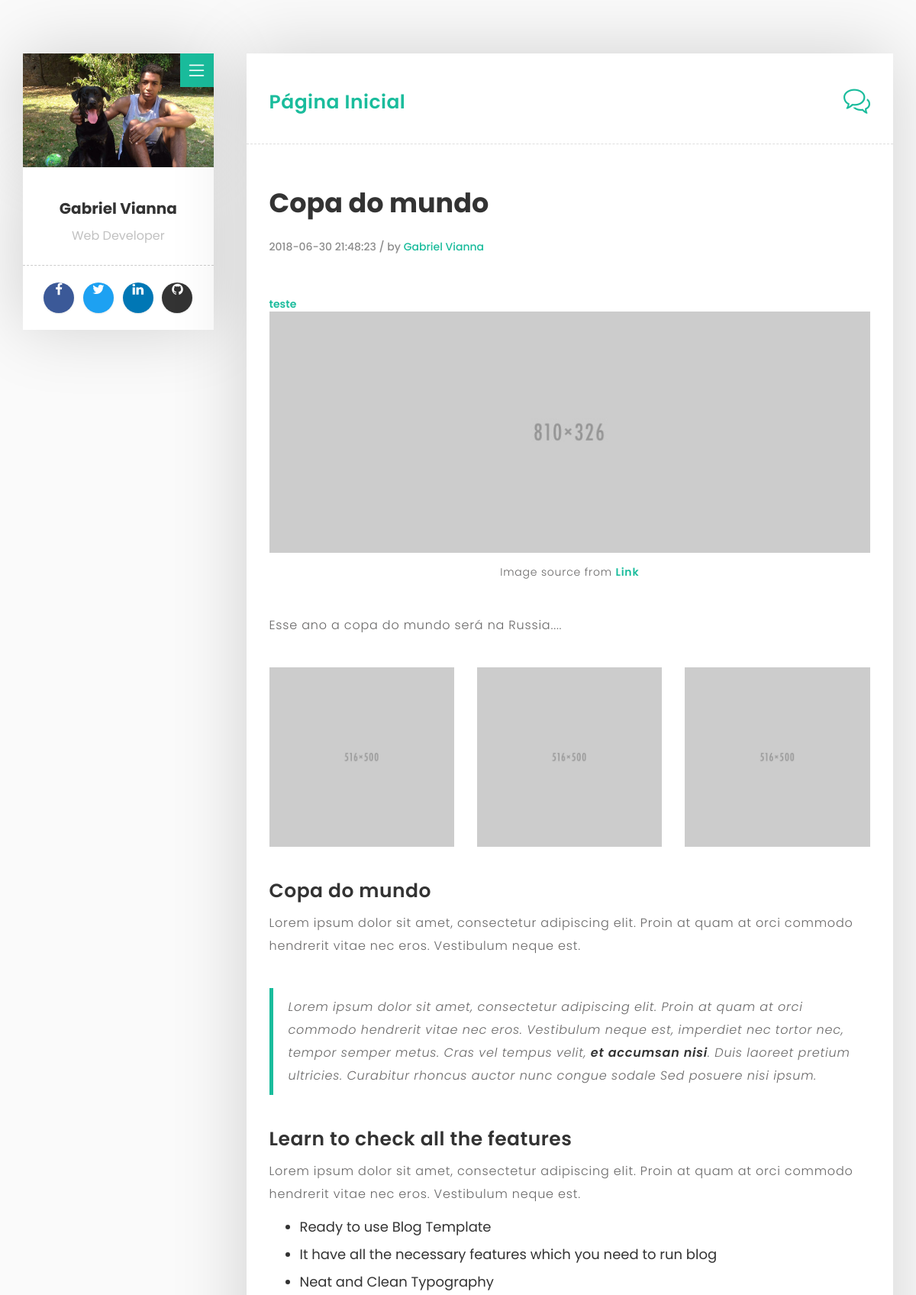
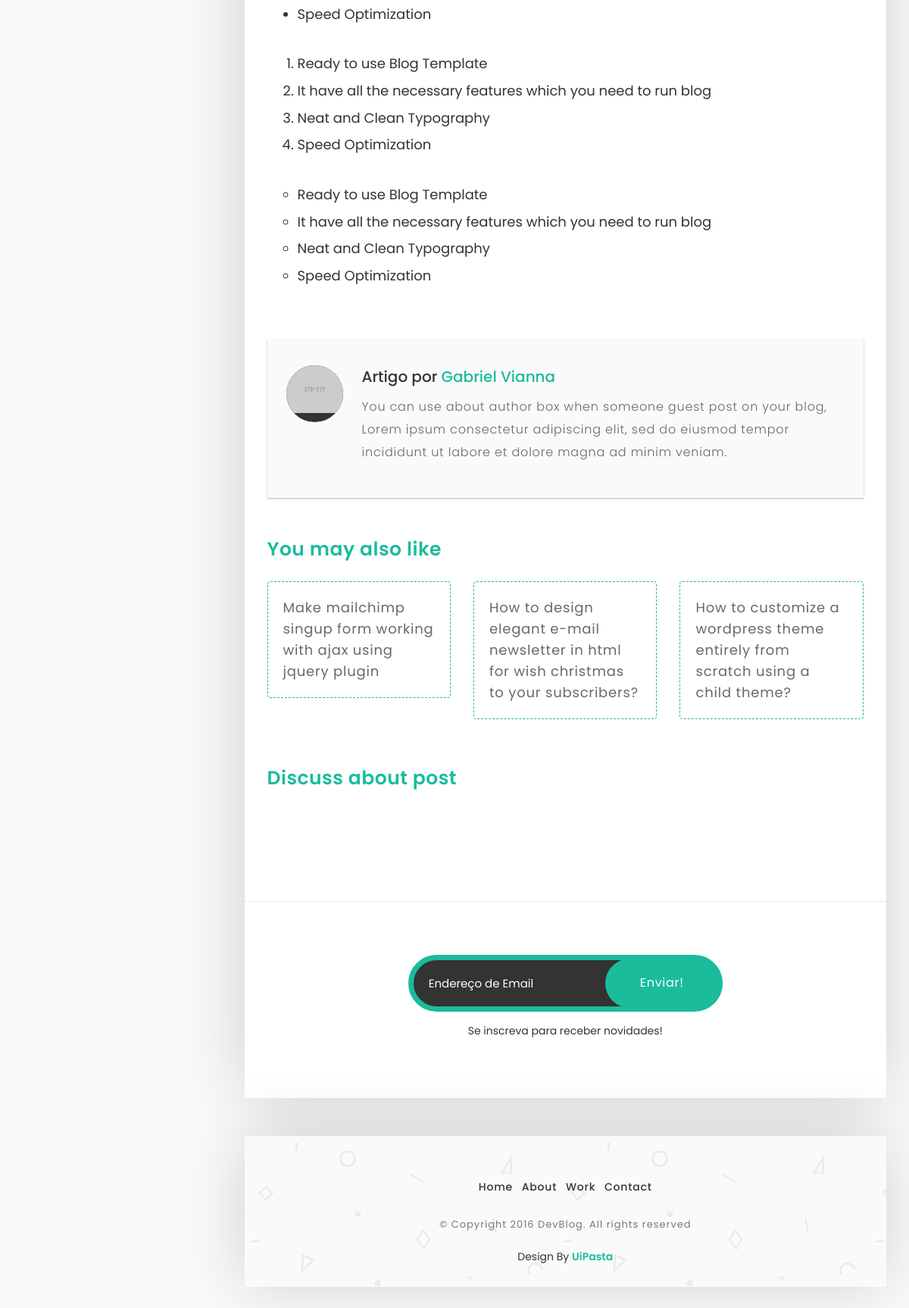
The app's page /blog/copa-do-mundo with its own data (2 pictures, top to bottom).
### blog_sample/models.py (models this page shows, shortened)
class Article(db.Model):
    id = db.Column(db.Integer, primary_key=True)
    title = db.Column(db.String(50), nullable=False)
    text = db.Column(db.Text, nullable=False)
    abstract = db.Column(db.String(50), nullable=False)
    cover = db.Column(db.String(50), nullable=False)
    published_date = db.Column(db.DateTime, nullable=False, default=datetime.utcnow)
    last_modified = db.Column(db.DateTime, nullable=False, default=datetime.utcnow)
    published = db.Column(db.Boolean, nullable=False)
    slug = db.Column(db.String(50), nullable=False)
    category_id = db.Column(db.Integer, db.ForeignKey('category.id'),
        nullable=False)
    category = db.relationship('Category',
        backref=db.backref('articles', lazy=True))
    author_id = db.Column(db.Integer, db.ForeignKey('author.id'),
        nullable=False)
    author =db.relationship('Author', backref=db.backref('authors',lazy=True))

class Author(db.Model):
    id = db.Column(db.Integer, primary_key=True)
    email = db.Column(db.String(80), unique=True, nullable=False)
    name = db.Column(db.String(50), unique=True, nullable=False)
    website = db.Column(db.String(30), unique=True, nullable=False)
    photo = db.Column(db.String(120), unique=False, nullable=False)
    bio = db.Column(db.String(300), unique=False, nullable=False)
    def __repr__(self):
        return self.name

### blog_sample/views.py (the view)
@flaskapp.route("/blog/<slug>")
def article_details(slug):
    artigos = Article.query.all()
    for i in range(len(artigos)):
        if slug == artigos[i].slug:
            artigo_detalhe = artigos[i]
            return render_template('article_details.html', artigo = artigo_detalhe)
    return redirect('/404')

### blog_sample/templates/article_details.html (shortened to what this page needs)
﻿<!DOCTYPE html>
<html lang="en">
  <head>
    <link rel="stylesheet" type="text/css" href="{{url_for('static', filename='css/plugin.css')}}">
    <link rel="stylesheet" type="text/css" href="{{url_for('static', filename='css/style.css')}}">
    <link rel="stylesheet" type="text/css" href="{{url_for('static', filename='css/syntax/shCore.css')}}">
    <link rel="stylesheet" type="text/css" href="{{url_for('static', filename='css/syntax/shThemeDefault.css')}}">
  </head>
 <body>
    <div id="main">
        <div class="container">
            <div class="row">
                 <div class="col-md-3">
                   <div class="about-fixed">
                     <div class="my-pic">
                        <img src="{{url_for('static', filename='images/pic/luke.jpeg')}}" alt="">
                        <a href="javascript:void(0)" class="collapsed" data-target="#menu" data-toggle="collapse"><i class="icon-menu menu"></i></a>
                        </div>
                        <div class="my-detail">
                          <div class="white-spacing">
                              <h1>Gabriel Vianna</h1>
                              <span>Web Developer</span>
                          </div>
                         <ul class="social-icon">
                           <li><a href="https://www.facebook.com/gabriel.andradevianna" target="_blank" class="facebook"><i class="fa fa-facebook"></i></a></li>
                           <li><a href="https://twitter.com/ErvilhaVianna" target="_blank" class="twitter"><i class="fa fa-twitter"></i></a></li>
                           <li><a href="https://www.linkedin.com/in/gabriel-andrade-vianna/" target="_blank" class="linkedin"><i class="fa fa-linkedin"></i></a></li>
                           <li><a href="https://github.com/Gabriel-Vianna" target="_blank" class="github"><i class="fa fa-github"></i></a></li>
                          </ul>
                      </div>
                  </div>
                </div>
                 <div class="col-md-9">
                    <div class="col-md-12 page-body">
                    	<div class="row">
                            <div class="sub-title">
                           		<a href="{{url_for('index')}}" title="Go to Home Page"><h2>Página Inicial</h2></a>
                                <a href="#comment" class="smoth-scroll"><i class="icon-bubbles"></i></a>
                             </div>
                            <div class="col-md-12 content-page">
                              <div class="col-md-12 blog-post">
                                <div class="post-title">
                                    <h1>{{artigo.title}}</h1>
                                   </div>
                                <div class="post-info">
                                    <span>{{artigo.published_date}} / by <a href="#" target="_blank">{{artigo.author}}</a></span>
                                   </div>
                                    <div class="post-image margin-top-40 margin-bottom-40">
                                      <a href="{{url_for('uploads', filename='thanos.jpg')}}">teste</a>
                                      <img src="{{url_for('static', filename='images/blog/'+artigo.cover)}}" alt="">
                                      <p>Image source from <a href="#" target="_blank">Link</a></p>
                                    </div>
                                    <p>{{artigo.text}}</p>
                                  <div class="row margin-top-40 margin-bottom-40">
                                    <div class="col-md-4 col-sm-6 col-xs-12">
                                      <a href="{{url_for('static', filename='images/blog/7.jpg')}}" class="image-popup" title="image Title">
                                      <img src="{{url_for('static', filename='images/blog/7.jpg')}}" class="img-responsive" alt="">
                                     </a>
                                    </div>
                                    <div class="col-md-4 col-sm-6 col-xs-12">
                                      <a href="{{url_for('static', filename='images/blog/5.jpg')}}" class="image-popup" title="image Title">
                                      <img src="{{url_for('static', filename='images/blog/5.jpg')}}" class="img-responsive" alt="">
                                     </a>
                                    </div>
                                   <div class="col-md-4 col-sm-6 col-xs-12">
                                     <a href="{{url_for('static', filename='images/blog/6.jpg')}}" class="image-popup" title="image Title">
                                     <img src="{{url_for('static', filename='images/blog/6.jpg')}}" class="img-responsive" alt="">
                                    </a>
                                   </div>
                                 </div>
                                  <div class="post-title">
                                    <h2>{{artigo.title}}</h2>
                                   </div>
                                   <p>Lorem ipsum dolor sit amet, consectetur adipiscing elit. Proin at quam at orci commodo hendrerit vitae nec eros. Vestibulum neque est.</p>
                                  <blockquote class="margin-top-40 margin-bottom-40">
                                    <p>Lorem ipsum dolor sit amet, consectetur adipiscing elit. Proin at quam at orci commodo hendrerit vitae nec eros. Vestibulum neque est, imperdiet nec tortor nec, tempor semper metus. Cras vel tempus velit, <b>et accumsan nisi</b>. Duis laoreet pretium ultricies. Curabitur rhoncus auctor nunc congue sodale Sed posuere nisi ipsum.</p>
                                   </blockquote>
                                  <div class="post-title">
                                    <h2>Learn to check all the features</h2>
                                   </div>
                                   <p>Lorem ipsum dolor sit amet, consectetur adipiscing elit. Proin at quam at orci commodo hendrerit vitae nec eros. Vestibulum neque est.</p>
                                  <div class="list">
                                   <ul>
                                     <li>Ready to use Blog Template</li>
                                     <li>It have all the necessary features which you need to run blog</li>
                                     <li>Neat and Clean Typography</li>
                                     <li>Speed Optimization</li>
                                    </ul>
                                   </div>
                                  <div class="list list-style margin-top-40">
                                   <ul>
                                     <li>Ready to use Blog Template</li>
                                     <li>It have all the necessary features which you need to run blog</li>
                                     <li>Neat and Clean Typography</li>
                                     <li>Speed Optimization</li>
                                    </ul>
                                   </div>
                                  <div class="list list-style-2 margin-top-40">
                                   <ul>
                                     <li>Ready to use Blog Template</li>
                                     <li>It have all the necessary features which you need to run blog</li>
                                     <li>Neat and Clean Typography</li>
                                     <li>Speed Optimization</li>
                                    </ul>
                                   </div>
                                  <div class="about-author margin-top-70 margin-bottom-50">
                                    <div class="picture">
                                      <img src="{{url_for('static', filename='images/blog/author.png')}}" class="img-responsive" alt="">
                                     </div>
                                    <div class="c-padding">
                                       <h3>Artigo por <a href="#" target="_blank" data-toggle="tooltip" data-placement="top" title="Visitar Website">{{artigo.author}}</a></h3>
                                       <p>You can use about author box when someone guest post on your blog, Lorem ipsum consectetur adipiscing elit, sed do eiusmod tempor incididunt ut labore et dolore magna ad minim veniam.</p>
                                      </div>
                                    </div>
                                  <div class="you-may-also-like margin-top-50 margin-bottom-50">
                                    <h3>You may also like</h3>
                                     <div class="row">
                                    <div class="col-md-4 col-sm-6 col-xs-12">
                                      <a href="single.html"><p>Make mailchimp singup form working with ajax using jquery plugin</p></a>
                                     </div>
                                    <div class="col-md-4 col-sm-6 col-xs-12">
                                      <a href="single.html"><p>How to design elegant e-mail newsletter in html for wish christmas to your subscribers?</p></a>
                                     </div>
                                    <div class="col-md-4 col-sm-6 col-xs-12">
                                      <a href="single.html"><p>How to customize a wordpress theme entirely from scratch using a child theme?</p></a>
                                     </div>
                                    </div>
                                  </div>
                                  <div id="comment" class="comment">
                                    <h3>Discuss about post</h3>
                                   </div>
                                </div>
                             </div>
                         </div>
                        <div class="col-md-8 col-md-offset-2">
                           <form id="mc-form" method="post" action="http://uipasta.us14.list-manage.com/subscribe/post?u=854825d502cdc101233c08a21&amp;id=86e84d44b7">
						  <div class="subscribe-form margin-top-20">
							 <input id="mc-email" type="email" placeholder="Endereço de Email" class="text-input">
							  <button class="submit-btn" type="submit">Enviar!</button>
								</div>
                                <p>Se inscreva para receber novidades!</p>
							  </form>
                           </div>
                         </div>
                       <div class="col-md-12 page-body margin-top-50 footer">
                          <footer>
                          <ul class="menu-link">
                               <li><a href="index.html">Home</a></li>
                               <li><a href="about.html">About</a></li>
                               <li><a href="work.html">Work</a></li>
                               <li><a href="contact.html">Contact</a></li>
                            </ul>
                          <p>© Copyright 2016 DevBlog. All rights reserved</p>
                          <div class="uipasta-credit">Design By <a href="http://www.uipasta.com" target="_blank">UiPasta</a></div>
                         </footer>
                       </div>
                  </div>
            </div>
         </div>
      </div>
   </body>
 </html>

### blog_sample/static/css/syntax/shCore.css (style rules this page uses)
.syntaxhighlighter.printing, .syntaxhighlighter.printing .line.alt1 .content, .syntaxhighlighter.printing .line.alt2 .content, .syntaxhighlighter.printing .line.highlighted .number, .syntaxhighlighter.printing .line.highlighted.alt1 .content, .syntaxhighlighter.printing .line.highlighted.alt2 .content, { background: none !important; }

### records on screen
Article: title "Copa do mundo", published_date "2018-06-30 21:48:23", cover (picture), text "Esse ano a copa do mundo será na Russia...."
Author: author "Gabriel Vianna"
